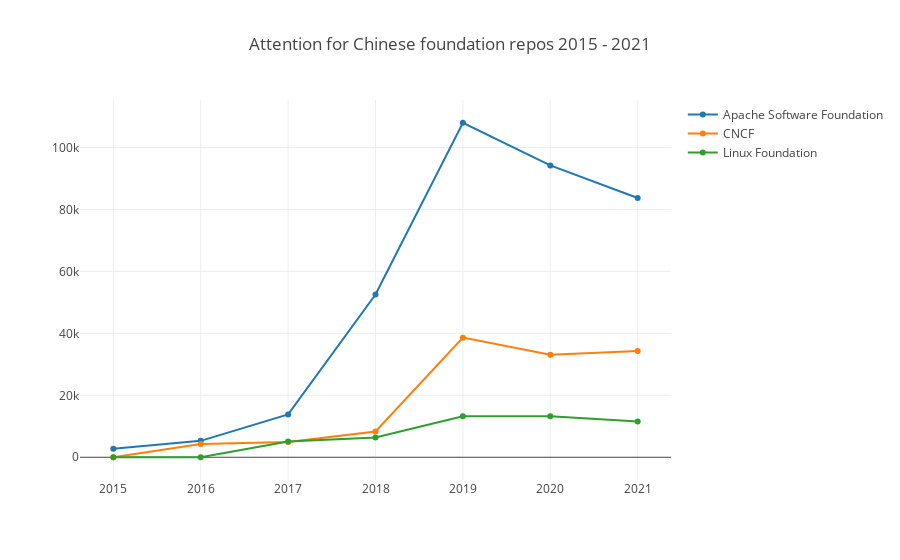

Here is the notebook cell this chart was saved with:
### Markdown cell above
#### Attention

Attention index is developed by X-lab team. Attention index uses `WatchEvent` and `ForkEvent` in GitHub event log which can be used to reflect the attention a repo get in a period of time but without any actual contributions to the repo.

### Code cell
var startYear = 2015, startMonth = 1, endYear = 2021, endMonth = 12, x = [];
for (let y = startYear; y <= endYear; y++) x.push(`${y}`);
openDigger.index.attention.getAttention({labelIntersect: ['Foundation', ':regions/China'], startYear, startMonth, endYear, endMonth, groupBy: 'Foundation', groupTimeRange: 'year', limit: 5}).then(data => {
    openDigger.render.plotly(data.map(row => {
        return { x, y: row.attention, mode: 'scatter', name: row.name };
    }), {title: `Attention for Chinese foundation repos ${startYear} - ${endYear}`, xaxis: {type: 'category'}});
});

### Figure 1 — Plotly figure (JSON) as saved in the notebook; plotly's stock layout.template omitted (floating-point values rounded to 4 significant figures)
{"data": [{"mode": "scatter", "name": "Apache Software Foundation", "x": ["2015", "2016", "2017", "2018", "2019", "2020", "2021"], "y": ["2775", "5297", "13833", "52538", "108010", "94233", "83699"]}, {"mode": "scatter", "name": "CNCF", "x": ["2015", "2016", "2017", "2018", "2019", "2020", "2021"], "y": ["0", "4310", "4934", "8305", "38626", "33111", "34313"]}, {"mode": "scatter", "name": "Linux Foundation", "x": ["2015", "2016", "2017", "2018", "2019", "2020", "2021"], "y": ["0", "0", "5075", "6367", "13221", "13277", "11523"]}], "layout": {"autosize": true, "title": {"text": "Attention for Chinese foundation repos 2015 - 2021"}, "xaxis": {"autorange": true, "range": [-0.3605, 6.361], "type": "category"}, "yaxis": {"autorange": true, "range": [-8913.0, 116900.0], "type": "linear"}}}
